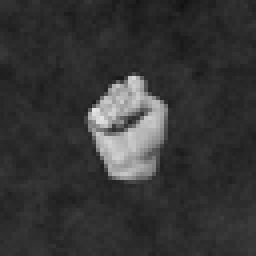
#> input picture DATOS/Fingers/test/0/07409240-e403-41ad-8e60-32553323a99c_0R.png, 64 x 64 px (shown 4 times larger)
$ jupyter execute 10_b_Dedos_generar_csv.ipynb
#> lines starting #> are read from the running program, lines starting #| are printed output that depends on the picture; after the words box and inside, x2 and y2 are one past the last pixel; in counts of white or black regions, pixels touching at a corner belong together
#> call 2 of convertir_dataset, with dir_orig = '../Datos/Fingers/test/', dir_arch_dest = '../Datos/Fingers/fingers_test.csv'
#> in convertir_dataset, imagen is the input picture: shape (64, 64); min 18, max 227, mean 53.6
# Conversión de Imágenes en Archivo CSV
---
**Montar la carpeta de Google Drive y definir constantes para trabajar**

[cell 1]
ColabNotebook = 'google.colab' in str(get_ipython())

if ColabNotebook:
    # monta G-drive en entorno COLAB
    from google.colab import drive
    drive.mount('/content/drive/')

    # carpeta donde se encuentran archivos .py auxiliares
    FUENTES_DIR = '/content/drive/MyDrive/Colab Notebooks/FUENTES/'
    DATOS_DIR = '/content/drive/MyDrive/Colab Notebooks/DATOS/'      # carpeta donde se encuentran los datasets
else:
    # configuración para notebook con instalación LOCAL
    FUENTES_DIR = '../Fuentes'         # carpeta donde se encuentran archivos .py auxiliares
    DATOS_DIR   = '../Datos/' # carpeta donde se encuentran los datasets

# agrega ruta de busqueda donde tenemos archivos .py
import sys
sys.path.append(FUENTES_DIR)

**Funciones auxiliares para convertir imagenes en carpetas a caracteristicas geométricas en un archivo separado por comas (csv)**

---

[cell 2]
import matplotlib.pyplot as plt
import matplotlib.patches as mpatches
from skimage.measure import find_contours, regionprops
from skimage.filters import threshold_otsu
from skimage.morphology import closing, square
from skimage.segmentation import clear_border
from skimage import io
import pandas as pd
import numpy as np
import glob
import math

# funcion para extraer características geométricas de un objeto dentro de una imagen
def extraer_caracteristicas(imagen):
    # busca umbral global con método estadístico de Otsu
    umbral = threshold_otsu(imagen)
#> umbral = 106

    # binariza la imagen
    imagen_bn = (imagen > umbral)*1
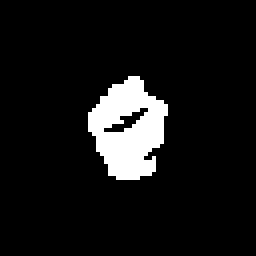
#> imagen_bn: shape (64, 64) int64 (shown 4 times larger); values 0 (black) and 1 (white), 8.2% white; 1 white region, box (x1, y1, x2, y2) and area: (22, 19, 42, 45) 334

    # cierra pequeños huecos/cortes que pudiera tener la imagen de la mano
    imagen_bn = closing(imagen_bn, square(3))
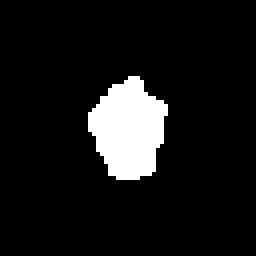
#> imagen_bn: shape (64, 64) int64 (shown 4 times larger); values 0 (black) and 1 (white), 8.8% white; 1 white region

    # remueve artefactos que pudiera tener la imagen en los bordes
    imagen_lista = clear_border(imagen_bn)

    # extrae regiones de pixeles conectados, para los ejemplos debería haber
    # solo una única region. Para cada region obtiene distintas propiedades
    # que caracterizan a dicha region, ej: area, perimetro, centro, eje mayor y
    # menor, orientacion, coordenadas y área del recuadro que la contiene
    regiones = regionprops(imagen_lista)
#> regiones = 1 regions; box (x1, y1, x2, y2) and area: (22, 19, 42, 45) 362

    return (regiones[0], imagen_lista)


def mostrar_imagen(axs, imagen, cmap='gray'):
    # remueve ejes de los graficos
    axs.get_xaxis().set_ticks([])
    axs.get_yaxis().set_ticks([])

    axs.imshow(imagen, cmap=cmap)


# funcion para procesar todas las imagenes de manos mostrando dedos de una carpeta
# y generar un archivo csv con las características geometricas de lad mismas
def convertir_dataset(dir_orig, dir_arch_dest):

    # definición de columnas a guardar en el archivo csv
    columnas=['AreaNorm', 'PerimNorm', 'RazonEjes', 'Excentricidad', 'Solidez',
                               'Extension', 'CantDedos']

    # recupera nombrs de archivos
    print(dir_orig)
    archivos = glob.glob(dir_orig+'*/*.png')

    data = np.empty((0, len(columnas)))

    # recorre la lista de archivos para procesar cada imagen. Guarda las características
    # en un arreglo temporal
    for nro, archivo in enumerate(archivos):

        print('\rTransformando %d imágenes: %6.2f%%' % (len(archivos), 100*(nro+1)/len(archivos)), end='')
        imagen = io.imread(archivo)

        # el nombre de archivo tiene la cantidad de dedos que se estan mostrando
        cant_dedos = int(archivo[-6])

        # extrae caracteristicas
        props, imagen_bn = extraer_caracteristicas(imagen)

        area = props.filled_area                # area en pixeles (incluyendo huecos)
        ej_mayor = props.major_axis_length      # largo en pixeles del eje mayor en elipse de m. a.
        ej_menor = props.minor_axis_length      # largo en pixeles del eje menor en elipse de m. a.
        perim = props.perimeter                 # perimetro en pixeles
        # EXCENTRICIDAD: relacion con elipse que contiene la region.
        # cercano a 0 es un circulo, cercano a 1 es mas estirada la elipse
        excentr = props.eccentricity
        # SOLIDEZ: razon entre la cantidad de pixeles de la region original y de la
        # region convexa. Para generar una region convexa se completan los pixeles
        # de forma de eliminar regiones convexas de una figura. La región convexa
        # de una estrella de 5 puntas se convertira en un pentágono al completarla
        solidez = props.solidity
        # EXTENSION: razon entre pixeles de la region original y el rectangulo que
        # la contiene (bounding box)
        extension = props.extent

        # normaliza algunos valores para para que las unidades sean independientes de los pixeles
        area = area /  ((ej_mayor*ej_menor))
        perim = perim / ((ej_mayor+ej_menor)/2)
        #perim = perim / math.sqrt(ej_mayor*ej_menor)
        razon_ej = ej_menor/ej_mayor
        data = np.append(data, np.array([[area, perim, razon_ej, excentr,
                                          solidez, extension, cant_dedos]]), axis=0)

    df = pd.DataFrame(columns=columnas, data = data)
    df.to_csv(dir_arch_dest)

**Asignar atributos sin valor o con valor nulo**

[cell 3]
DEDOS_DIR = DATOS_DIR + 'Fingers/'
convertir_dataset(DEDOS_DIR+'train/', DEDOS_DIR+'fingers_train.csv')
convertir_dataset(DEDOS_DIR+'test/' , DEDOS_DIR+'fingers_test.csv')
#> in convertir_dataset (call 2), `area = props.filled_area`: area = 362
#> in convertir_dataset (call 2), `ej_mayor = props.major_axis_length`: ej_mayor = 25.32
#> in convertir_dataset (call 2), `ej_menor = props.minor_axis_length`: ej_menor = 18.57
#> in convertir_dataset (call 2), `perim = props.perimeter`: perim = 74.53
#> in convertir_dataset (call 2), `excentr = props.eccentricity`: excentr = 0.68
#> in convertir_dataset (call 2), `solidez = props.solidity`: solidez = 0.923
#> in convertir_dataset (call 2), `extension = props.extent`: extension = 0.696
#> in convertir_dataset (call 2), `area = area /  ((ej_mayor*ej_menor))`: area = 0.77
#> in convertir_dataset (call 2), `perim = perim / ((ej_mayor+ej_menor)/2)`: perim = 3.4
#> in convertir_dataset (call 2), `razon_ej = ej_menor/ej_mayor`: razon_ej = 0.733
#> in convertir_dataset (call 2), `df = pd.DataFrame(columns=columnas, data = data)`: df = table of 1 rows and 7 columns
